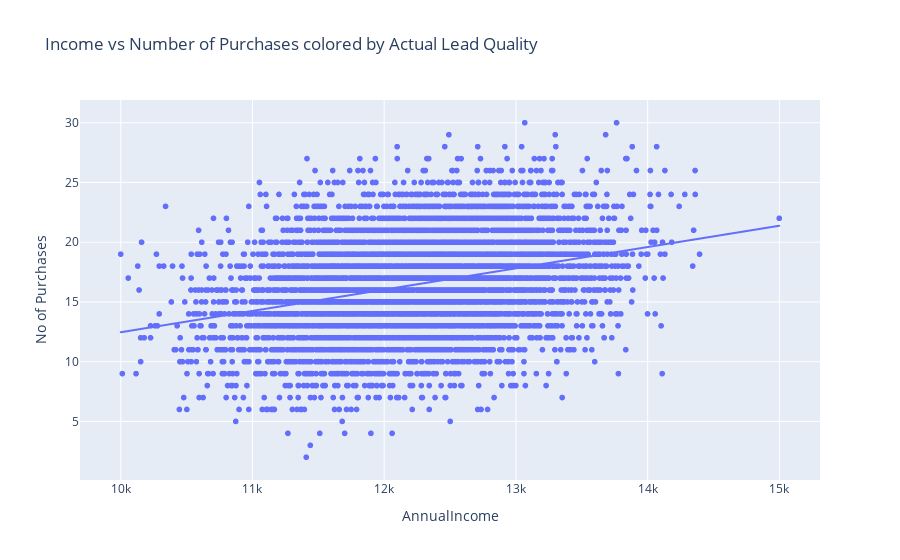

Notebook code for this chart:
### Code cell
import plotly.express as px
fig = px.scatter(data, x='AnnualIncome', y='No of Purchases',
                 title='Income vs Number of Purchases colored by Actual Lead Quality', trendline='ols')
fig.show()

### Figure 1 — Plotly figure (JSON) as saved in the notebook; plotly's stock layout.template omitted (floating-point values rounded to 4 significant figures; data arrays with more than 128 entries replaced by an {"elided": "..."} marker saying what was removed)
{"data": [{"hovertemplate": "AnnualIncome=%{x}<br>No of Purchases=%{y}<extra></extra>", "legendgroup": "", "marker": {"color": "#636efa", "symbol": "circle"}, "mode": "markers", "name": "", "showlegend": false, "type": "scattergl", "x": {"elided": "7000 int values"}, "xaxis": "x", "y": {"elided": "7000 int values"}, "yaxis": "y"}, {"hovertemplate": "<b>OLS trendline</b><br>No of Purchases = 0.00178284 * AnnualIncome + -5.36283<br>R<sup>2</sup>=0.095659<br><br>AnnualIncome=%{x}<br>No of Purchases=%{y} <b>(trend)</b><extra></extra>", "legendgroup": "", "marker": {"color": "#636efa", "symbol": "circle"}, "mode": "lines", "name": "", "showlegend": false, "type": "scattergl", "x": {"elided": "7000 int values"}, "xaxis": "x", "y": {"elided": "7000 float values"}, "yaxis": "y"}], "layout": {"legend": {"tracegroupgap": 0}, "title": {"text": "Income vs Number of Purchases colored by Actual Lead Quality"}, "xaxis": {"anchor": "y", "domain": [0, 1], "title": {"text": "AnnualIncome"}}, "yaxis": {"anchor": "x", "domain": [0, 1], "title": {"text": "No of Purchases"}}}}
